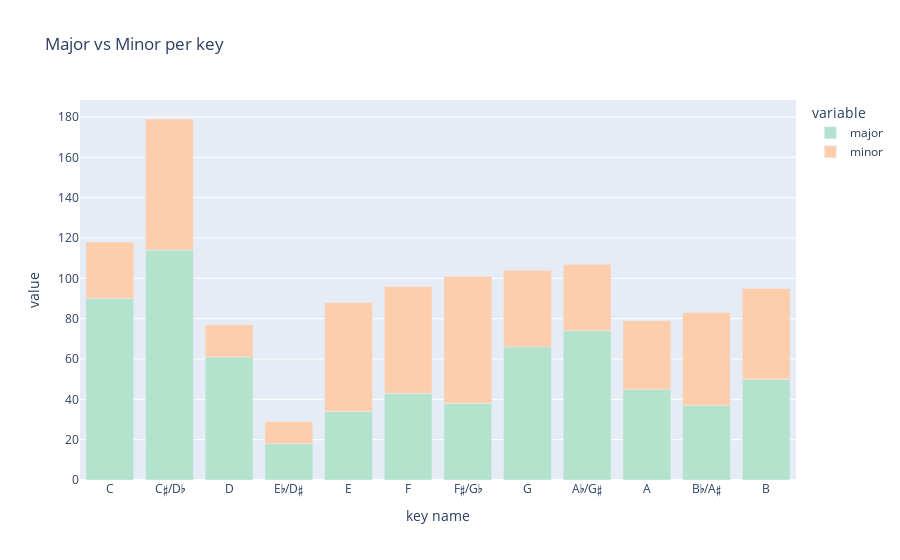

The notebook cell saved with this chart:
### Code cell
from plotly.offline import init_notebook_mode, iplot, plot
key_mode = df.groupby(['key','mode']).size().unstack(fill_value=0).reset_index()
key_names = r'C C♯/D♭ D E♭/D♯ E F F♯/G♭ G A♭/G♯ A B♭/A♯ B'.split()
key_mode.rename(columns={0:'minor',1:'major'}, inplace=True)
key_mode['key name'] = key_names

iplot(px.bar(key_mode, 
       x='key name', 
       y=['major', 'minor'],
       color_discrete_sequence=px.colors.qualitative.Pastel2,
       title='Major vs Minor per key'
      ))

plt.savefig('charts/mode_key.png')

### Figure 1 — Plotly figure (JSON) as saved in the notebook; plotly's stock layout.template omitted (floating-point values rounded to 4 significant figures)
{"data": [{"alignmentgroup": "True", "hovertemplate": "variable=major<br>key name=%{x}<br>value=%{y}<extra></extra>", "legendgroup": "major", "marker": {"color": "rgb(179,226,205)", "pattern": {"shape": ""}}, "name": "major", "offsetgroup": "major", "orientation": "v", "showlegend": true, "textposition": "auto", "type": "bar", "x": ["C", "C♯/D♭", "D", "E♭/D♯", "E", "F", "F♯/G♭", "G", "A♭/G♯", "A", "B♭/A♯", "B"], "xaxis": "x", "y": [90, 114, 61, 18, 34, 43, 38, 66, 74, 45, 37, 50], "yaxis": "y"}, {"alignmentgroup": "True", "hovertemplate": "variable=minor<br>key name=%{x}<br>value=%{y}<extra></extra>", "legendgroup": "minor", "marker": {"color": "rgb(253,205,172)", "pattern": {"shape": ""}}, "name": "minor", "offsetgroup": "minor", "orientation": "v", "showlegend": true, "textposition": "auto", "type": "bar", "x": ["C", "C♯/D♭", "D", "E♭/D♯", "E", "F", "F♯/G♭", "G", "A♭/G♯", "A", "B♭/A♯", "B"], "xaxis": "x", "y": [28, 65, 16, 11, 54, 53, 63, 38, 33, 34, 46, 45], "yaxis": "y"}], "layout": {"barmode": "relative", "legend": {"title": {"text": "variable"}, "tracegroupgap": 0}, "title": {"text": "Major vs Minor per key"}, "xaxis": {"anchor": "y", "domain": [0, 1], "title": {"text": "key name"}}, "yaxis": {"anchor": "x", "domain": [0, 1], "title": {"text": "value"}}}}
